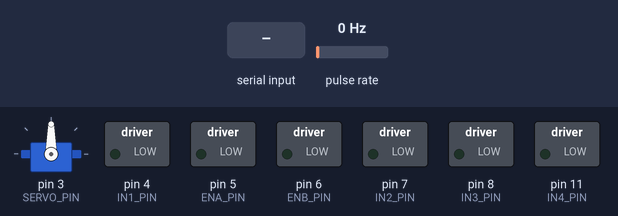
Simulated run of this sketch. Board: Arduino Mega 2560, built with avr-gcc and run on an emulated ATmega2560. On the bench: servo, switched loads named in the sketch (green lamp = pin HIGH). Wiring (inferred from the names in the program): pulse sensor: data pin 2. The test bench sets the inputs (shaded band); at power-on: pulse rate 0 Hz. No radio packets arrive unless stated; what the sketch prints to the serial monitor is not drawn.

Above: at 1.2 s.
1.3 s: "CMD,,45\n" received over Serial
At 2.5 s:
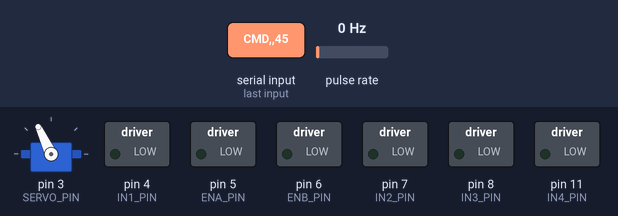
2.8 s: "TELEM_REQ\n" received over Serial
4.3 s: "90,45\n" received over Serial
Timing chart, 0 to 7.3 s (numbered marks = the images above; inputs shaded):
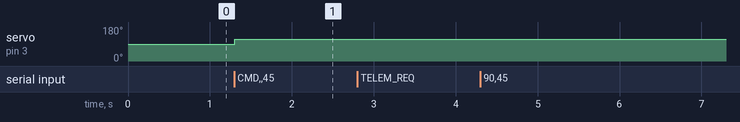

The sketch:

arduino_mega_firmware.ino
```cpp
/*
  ==============================================================================
  LOGIX AMR - ARDUINO MEGA FIRMWARE  v3  (İSTEK-CEVAP TELEMETRİ)
  ==============================================================================
  Protokol:
   Pi → Arduino  :  "CMD,<linear_x>,<steer_deg>\n"
   Pi → Arduino  :  "TELEM_REQ\n"   → Arduino "TELEM,<pulses>\n" döner
   Pi → Arduino  :  "RESET_ENC\n"   → Enkoder sıfırla, "TELEM,0" döner

  Donanım:
   - Sol Motor : ENA=5 PWM, IN1=4, IN2=7
   - Sağ Motor : ENB=6 PWM, IN3=8, IN4=11
   - Servo     : Pin 3
   - Enkoder   : Pin 2 (INT0, RISING)
   - nRF24L01  : CE=48, CSN=49  (opsiyonel — yoksa devre dışı bırakılır)
  ==============================================================================
*/

#include <SPI.h>
#include <nRF24L01.h>
#include <RF24.h>
#include <Servo.h>

// ── Pin Tanımları ─────────────────────────────────────────────────────────────
#define ENA_PIN     5
#define IN1_PIN     4
#define IN2_PIN     7
#define ENB_PIN     6
#define IN3_PIN     8
#define IN4_PIN     11
#define SERVO_PIN   3
#define NRF_CE_PIN  48
#define NRF_CSN_PIN 49
#define ENCODER_PIN 2

// ── Nesneler ──────────────────────────────────────────────────────────────────
RF24 alici(NRF_CE_PIN, NRF_CSN_PIN);
const uint64_t nrf_kanal = 1111;
bool nrf_ok = false;       // nRF24 başarıyla başladı mı?

Servo steerServo;
volatile long encoder_pulses = 0;
unsigned long last_cmd_time  = 0;

// ── Enkoder ISR ───────────────────────────────────────────────────────────────
void encoderISR() {
  encoder_pulses++;
}

// ── Motorları Durdur ──────────────────────────────────────────────────────────
void stopMotors() {
  analogWrite(ENA_PIN, 0);
  analogWrite(ENB_PIN, 0);
  digitalWrite(IN1_PIN, LOW); digitalWrite(IN2_PIN, LOW);
  digitalWrite(IN3_PIN, LOW); digitalWrite(IN4_PIN, LOW);
}

// ── Araç Kontrolü ─────────────────────────────────────────────────────────────
void applyVehicleControl(float linear_x, float steer_deg) {
  // Servo
  int servo_angle = constrain(90 + (int)steer_deg, 65, 115);
  steerServo.write(servo_angle);

  // PWM
  float speed_mag = abs(linear_x);
  int pwm_val = constrain((int)(speed_mag * 500.0), 0, 255);
  if (speed_mag >= 0.02 && pwm_val < 65) pwm_val = 65;
  if (speed_mag < 0.02) pwm_val = 0;

  // Yön
  if (linear_x > 0) {
    digitalWrite(IN1_PIN, HIGH); digitalWrite(IN2_PIN, LOW);
    digitalWrite(IN3_PIN, HIGH); digitalWrite(IN4_PIN, LOW);
  } else if (linear_x < 0) {
    digitalWrite(IN1_PIN, LOW);  digitalWrite(IN2_PIN, HIGH);
    digitalWrite(IN3_PIN, LOW);  digitalWrite(IN4_PIN, HIGH);
  } else {
    stopMotors();
  }

  analogWrite(ENA_PIN, pwm_val);
  analogWrite(ENB_PIN, pwm_val);

  last_cmd_time = millis();
}

// ── Setup ─────────────────────────────────────────────────────────────────────
void setup() {
  Serial.begin(115200);

  // Seri port açılana kadar bekle (Serial Monitor bağlanabilsin)
  // Maksimum 3 saniye bekle, sonra devam et (headless çalışmada takılmasın)
  unsigned long t0 = millis();
  while (!Serial && (millis() - t0) < 3000) { ; }

  Serial.println(F("================================================="));
  Serial.println(F("LOGIX AMR - ARDUINO MEGA FIRMWARE v3"));
  Serial.println(F("================================================="));

  // Motor pinleri
  pinMode(ENA_PIN, OUTPUT); pinMode(IN1_PIN, OUTPUT); pinMode(IN2_PIN, OUTPUT);
  pinMode(ENB_PIN, OUTPUT); pinMode(IN3_PIN, OUTPUT); pinMode(IN4_PIN, OUTPUT);
  stopMotors();
  Serial.println(F("[OK] Motor pinleri ayarlandi. Motorlar durduruldu."));

  // Servo
  steerServo.attach(SERVO_PIN);
  steerServo.write(90);
  Serial.println(F("[OK] Servo baslangic pozisyonuna alindi (90 derece)."));

  // Enkoder
  pinMode(ENCODER_PIN, INPUT_PULLUP);
  attachInterrupt(digitalPinToInterrupt(ENCODER_PIN), encoderISR, RISING);
  Serial.println(F("[OK] Enkoder kesme (Pin 2, INT0) basladi."));

  // nRF24L01 — başarısız olursa devre dışı bırak
  Serial.println(F("[..] nRF24L01 baslatiliyor..."));
  if (alici.begin()) {
    alici.openReadingPipe(1, nrf_kanal);
    alici.setPALevel(RF24_PA_LOW);
    alici.setDataRate(RF24_250KBPS);
    alici.setChannel(76);
    alici.startListening();
    nrf_ok = true;
    Serial.println(F("[OK] nRF24L01 HAZIR. Kablosuz kumanda aktif."));
  } else {
    nrf_ok = false;
    Serial.println(F("[WARN] nRF24L01 BULUNAMADI veya bagli degil!"));
    Serial.println(F("       Kablosuz kumanda devre disi - sadece seri CMD kullanilacak."));
  }

  last_cmd_time = millis();

  Serial.println(F("================================================="));
  Serial.println(F("READY - Komut bekleniyor..."));
  Serial.println(F("  CMD,<v>,<aci>   -> Motor+Servo kontrolu"));
  Serial.println(F("  TELEM_REQ       -> Enkoder degeri al"));
  Serial.println(F("  RESET_ENC       -> Enkoder sifirla"));
  Serial.println(F("================================================="));
}

// ── Ana Döngü ─────────────────────────────────────────────────────────────────
void loop() {

  // ─────────────────────────────────────────────────────────────────────────
  // 1. nRF24L01 KABLOSUZ KUMANDA (yalnızca modül başarıyla başladıysa)
  // ─────────────────────────────────────────────────────────────────────────
  if (nrf_ok && alici.available()) {
    int nrf_mesaj = 0;
    alici.read(&nrf_mesaj, sizeof(nrf_mesaj));

    // Geçersiz değerleri filtrele (0-5 dışında her şeyi yoksay)
    switch (nrf_mesaj) {
      case 1: applyVehicleControl( 0.35,  0.0); break; // w → İleri
      case 2: applyVehicleControl(-0.35,  0.0); break; // s → Geri
      case 3: applyVehicleControl( 0.25, 25.0); break; // d → Sağ
      case 4: applyVehicleControl( 0.25,-25.0); break; // a → Sol
      case 5: applyVehicleControl( 0.0,   0.0); break; // x → Dur
      default:
        // Bilinmeyen mesaj — yoksay, motor kontrolüne dokunma
        break;
    }
  }

  // ─────────────────────────────────────────────────────────────────────────
  // 2. SERİ PORT (Pi) — CMD / TELEM_REQ / RESET_ENC
  // ─────────────────────────────────────────────────────────────────────────
  if (Serial.available() > 0) {
    String inputStr = Serial.readStringUntil('\n');
    inputStr.trim();

    if (inputStr.length() == 0) {
      // Boş satır — yoksay
    }
    // ── Motor komutu
    else if (inputStr.startsWith("CMD,")) {
      int c1 = inputStr.indexOf(',');
      int c2 = inputStr.indexOf(',', c1 + 1);
      if (c1 != -1 && c2 != -1) {
        float linear_x  = inputStr.substring(c1 + 1, c2).toFloat();
        float steer_deg  = inputStr.substring(c2 + 1).toFloat();
        applyVehicleControl(linear_x, steer_deg);
      }
    }
    // ── Telemetri isteği
    else if (inputStr.startsWith("TELEM_REQ")) {
      noInterrupts();
      long snap = encoder_pulses;
      interrupts();
      Serial.print(F("TELEM,"));
      Serial.println(snap);
    }
    // ── Enkoder sıfırla
    else if (inputStr.startsWith("RESET_ENC")) {
      noInterrupts();
      encoder_pulses = 0;
      interrupts();
      Serial.println(F("TELEM,0"));
    }
    // ── Bilinmeyen komut
    else {
      Serial.print(F("[WARN] Bilinmeyen komut: "));
      Serial.println(inputStr);
    }
  }

  // ─────────────────────────────────────────────────────────────────────────
  // 3. GÜVENLİK WATCHDOG — 600ms komut gelmezse motorları durdur
  // ─────────────────────────────────────────────────────────────────────────
  if (millis() - last_cmd_time > 600) {
    stopMotors();
  }
}
```

Measured:
- after the input at 1.3 s, servo on pin 3 (SERVO_PIN): 90° → 115° at once
- after the input at 2.8 s, every drawn part: stays the same
- after the input at 4.3 s, every drawn part: stays the same
